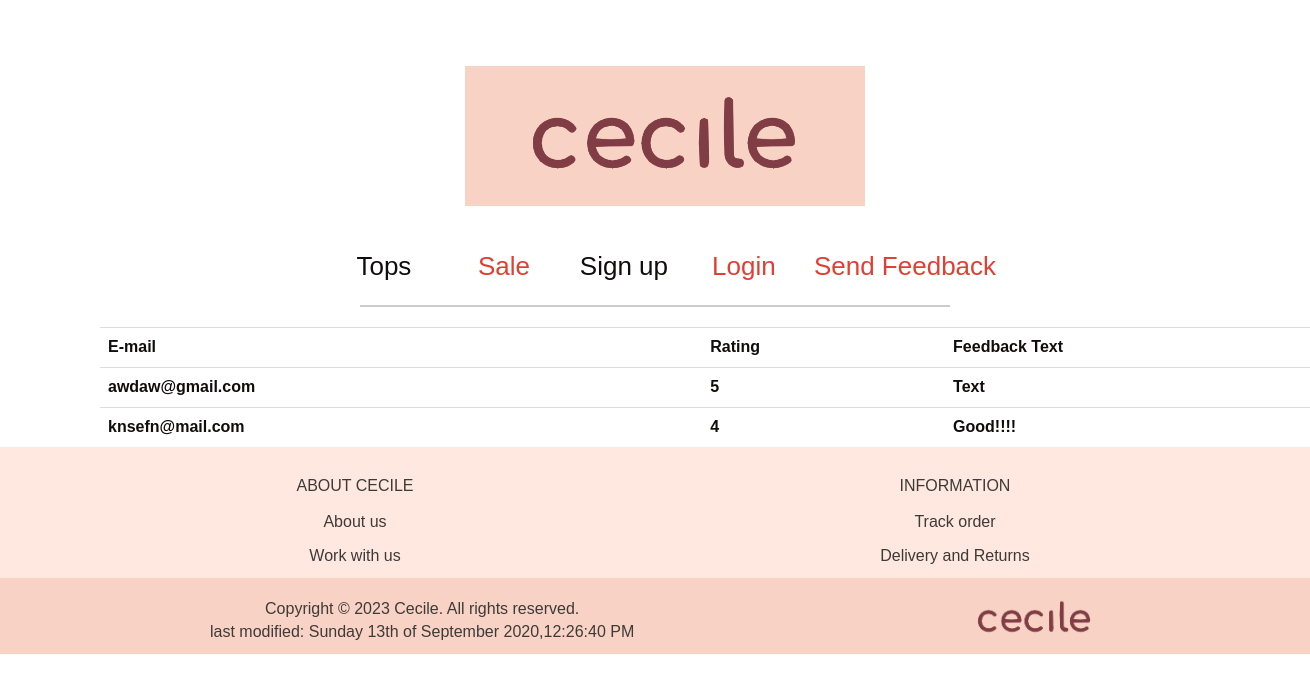
The app's page /feedbackRead.php with its own data.
### tables this page shows
CREATE TABLE `marika_feedback` (
  `email` varchar(50) NOT NULL,
  `rating` int NOT NULL,
  `feedbackText` text
);

### feedbackRead.php (the view, shortened to what this page needs)
<?php $title = "Cecile | Read Feedback";
include "header.php";
include 'db.php';?>
<?php
$sql = "select * from marika_feedback";
$result = $conn -> query($sql);
if ($result -> num_rows > 0) {
    echo "<table class = 'table'>
        <tr>
        <th>E-mail</th>
        <th>Rating</th>
        <th>Feedback Text</th>
        </tr>";
    while($row = $result -> fetch_assoc()){
    echo "
        <tr>
        <th>$row[email]</th>
        <th>$row[rating]</th>
        <th>$row[feedbackText]</th>
        </tr>";
    }
    echo "</table>";
}
else {
    echo "No results";
}
?>
<?php include "footer.php" ?>

### styles.css (style rules this page uses)
body { font-family: 'BIZ UDPGothic', sans-serif; color:rgb(17, 13, 13); font-size: 16px; margin: 16px auto; }

### feedbackRead.php (style rules this page uses)
.table { margin: 0 auto; margin-left: 100px; margin-right: 100px; text-align: center; }

### records on screen
marika_feedback: email "awdaw@gmail.com", rating "5", feedbackText "Text"
marika_feedback: email "knsefn@mail.com", rating "4", feedbackText "Good!!!!"

### other values on screen
date ('l jS \o\f F Y,h:i:s A', $last_modified) "Sunday 13th of September 2020,12:26:40 PM"
